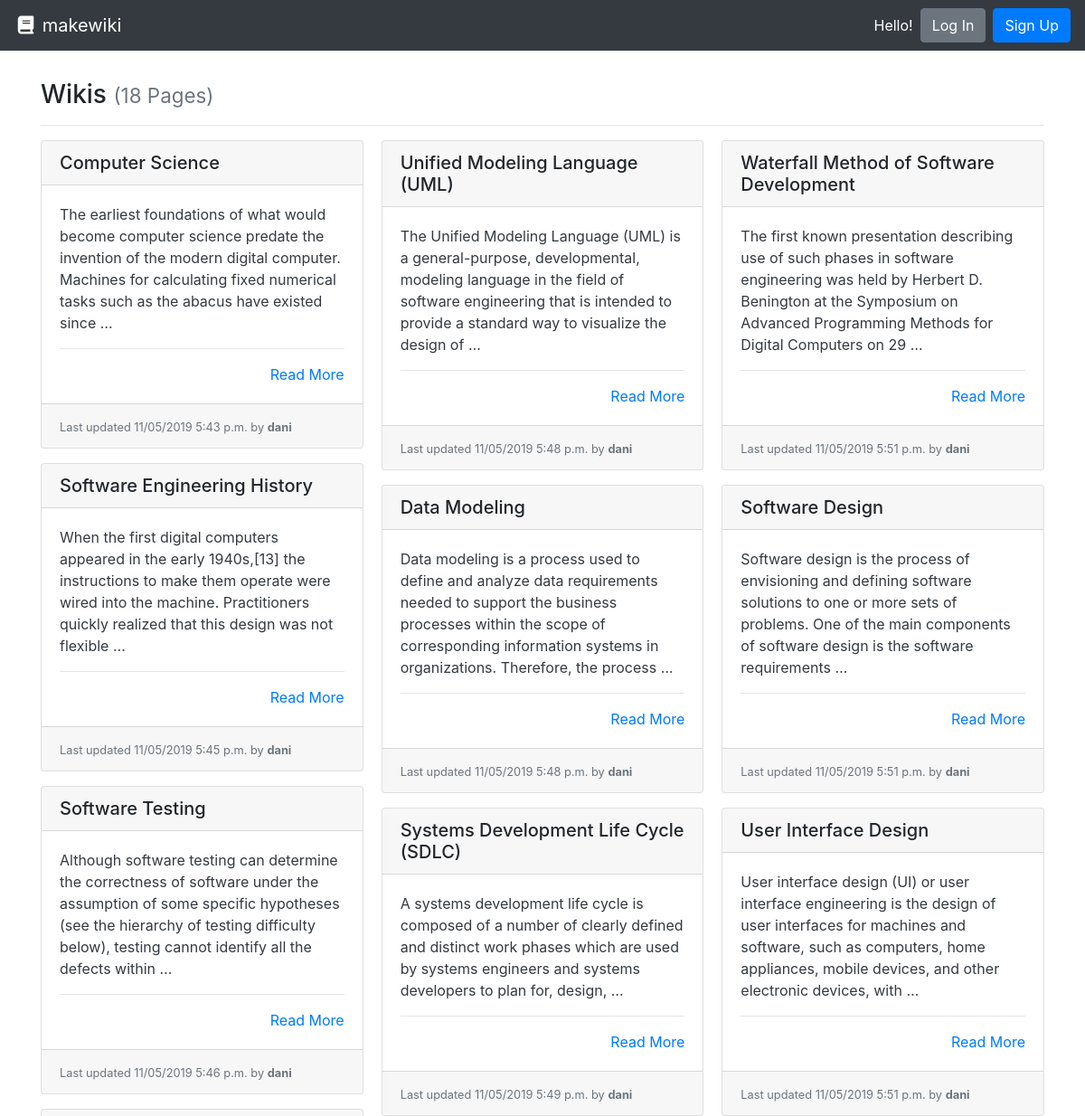
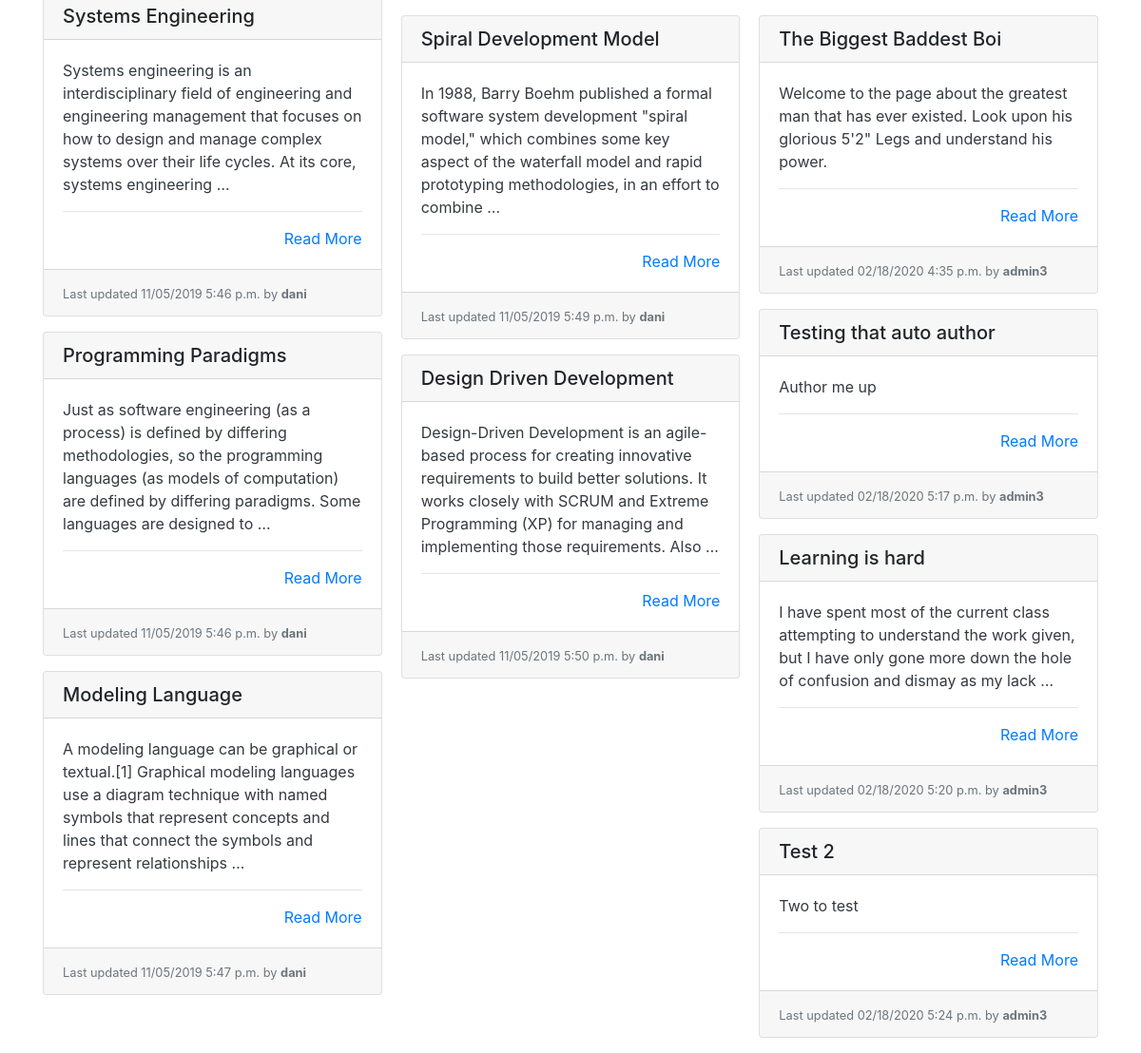
Before: / with the older database file (2 pictures, top to bottom).
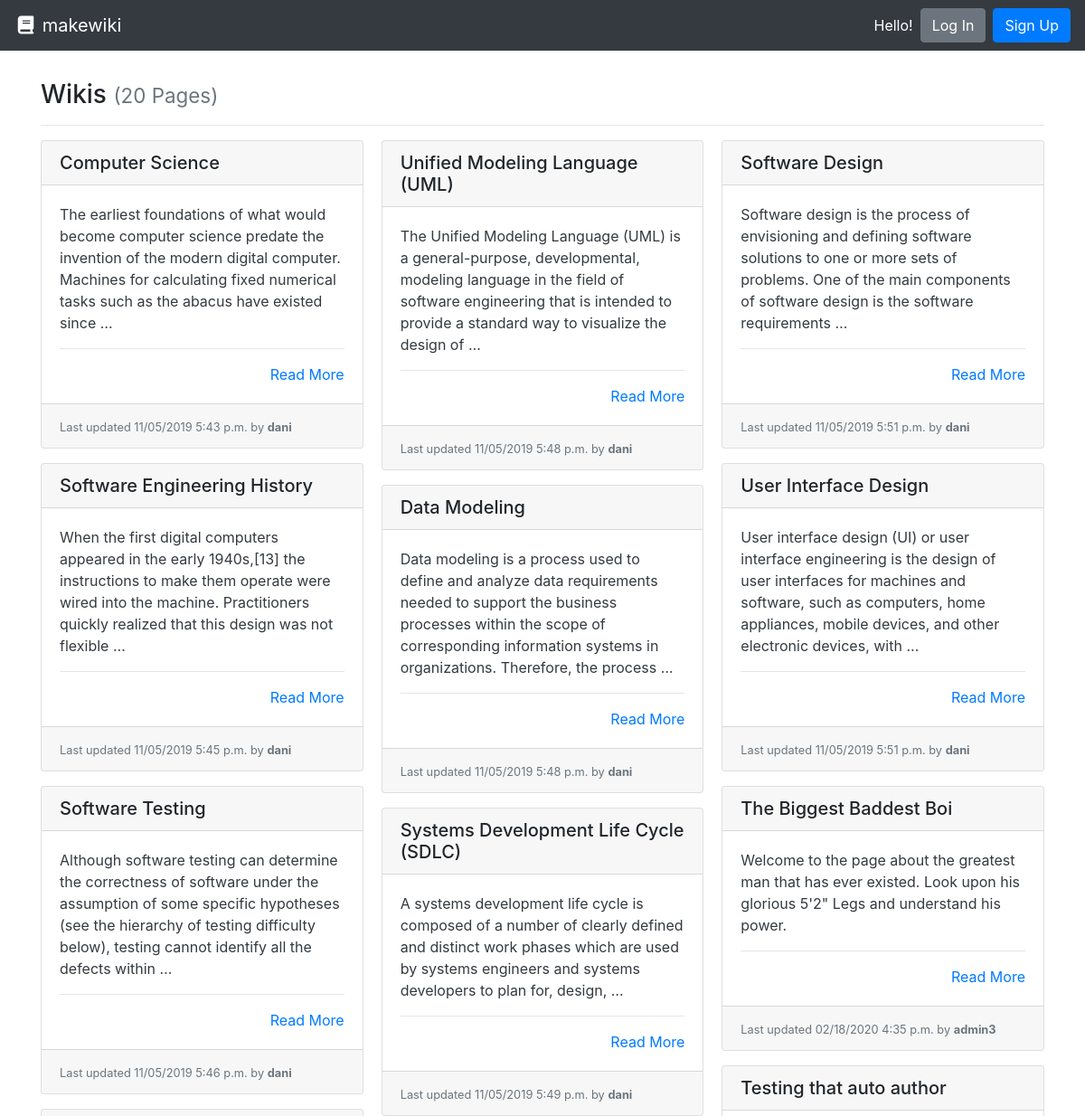
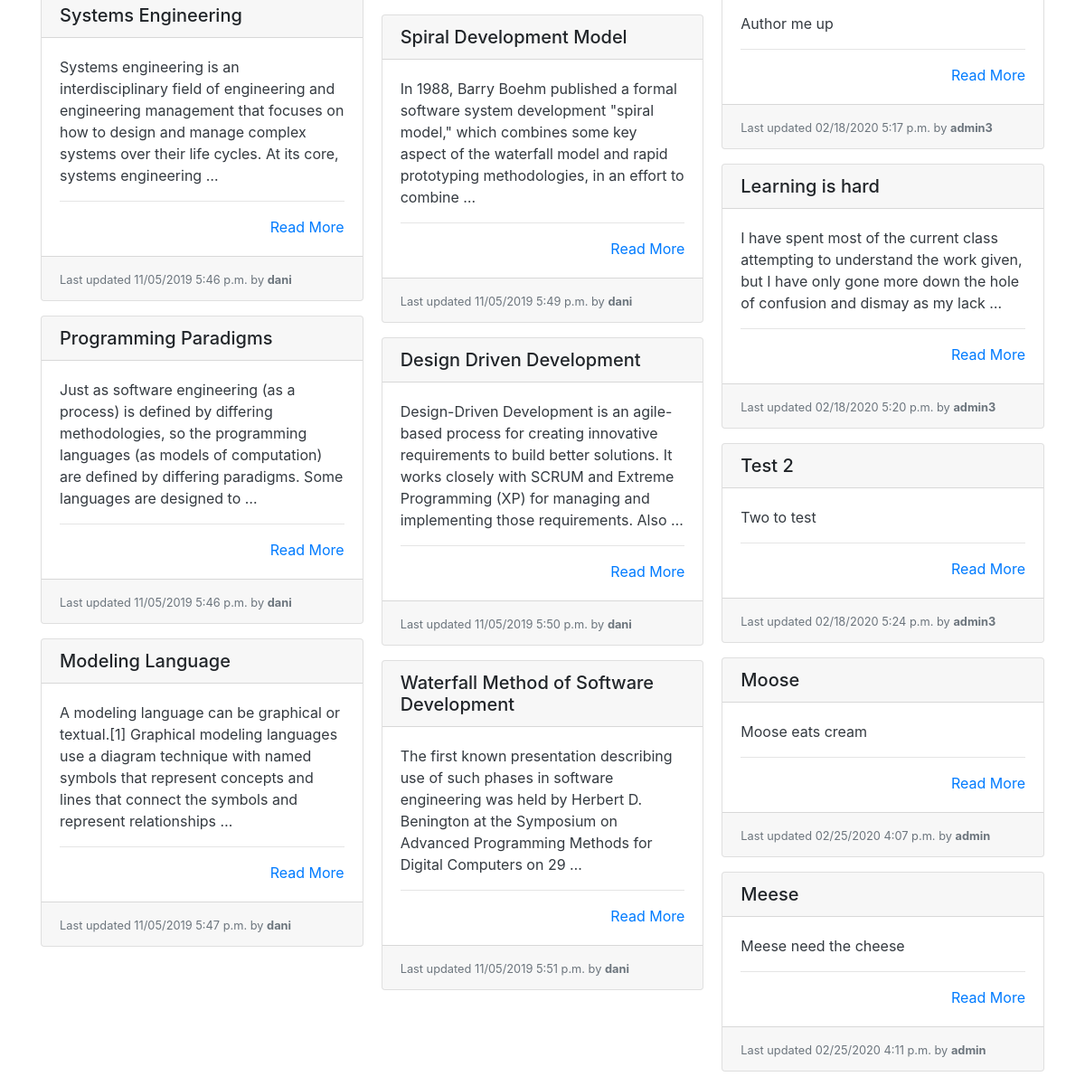
After: the same page with the newer database file (2 pictures, top to bottom).
### wiki/models.py (models this page shows, shortened)
class Page(models.Model):
    title = models.CharField(max_length=settings.WIKI_PAGE_TITLE_MAX_LENGTH, unique=True,
                             help_text="Title of your page.")
    author = models.ForeignKey(User, on_delete=models.PROTECT,
                               help_text="The user that posted this article.")
    slug = models.CharField(max_length=settings.WIKI_PAGE_TITLE_MAX_LENGTH, blank=True, editable=False,
                            help_text="Unique URL path to access this page. Generated by the system.")
    content = models.TextField(
        help_text="Write the content of your page here.")
    created = models.DateTimeField(auto_now_add=True,
                                   help_text="The date and time this page was created. Automatically generated when the model saves.")
    modified = models.DateTimeField(auto_now=True,
                                    help_text="The date and time this page was updated. Automatically generated when the model updates.")

### wiki/views.py (the view)
# urls.py: path('', PageListView.as_view(), name='wiki-list-page'),
class PageListView(ListView):
    model = Page
    def get(self, request):
        pages = self.get_queryset().all()
        return render(request, 'list.html', {
          'pages': pages
        })

### wiki/templates/list.html
{% extends "base.html" %}
{% block content %}
  <h3>Wikis {% if pages %}<small class="text-muted">({{ pages|length }} Page{{ pages|length|pluralize:"s" }})</small>{% endif %}</h3>
  <hr>
  {% if pages %}
    <div class="card-columns">
      {% for page in pages %}
        {% include "partials/card.html" %}
      {% endfor %}
    </div>
  {% else %}
    <div class="alert alert-primary" role="alert">No pages to display.</div>
  {% endif %}
{% endblock %}

### wiki/templates/partials/card.html
<div class="card mb-3">
  <h5 class="card-header ">{{ page.title }}</h5>
  <div class="card-body border-dark">
    <p class="card-text text-dark">
      {{ page.content|truncatewords_html:30 }}
      <hr>
      <div class="text-right"><a href="{% url 'wiki-details-page' page.slug %}" title="Read More">Read More</a></div>
  </div>
  <div class="card-footer">
    <small class="text-muted">Last updated {{ page.modified|date:"SHORT_DATETIME_FORMAT" }} by <b>{{ page.author.username }}</b></small>
  </div>
</div>

Changed rows visible on the page:
added Page: title "Moose", content "Moose eats cream", modified "02/25/2020 4:07 p.m.", author.username "admin"
added Page: title "Meese", content "Meese need the cheese", modified "02/25/2020 4:11 p.m.", author.username "admin"
Other visible differences:
{{ pages|length }}: "18" → "20"
